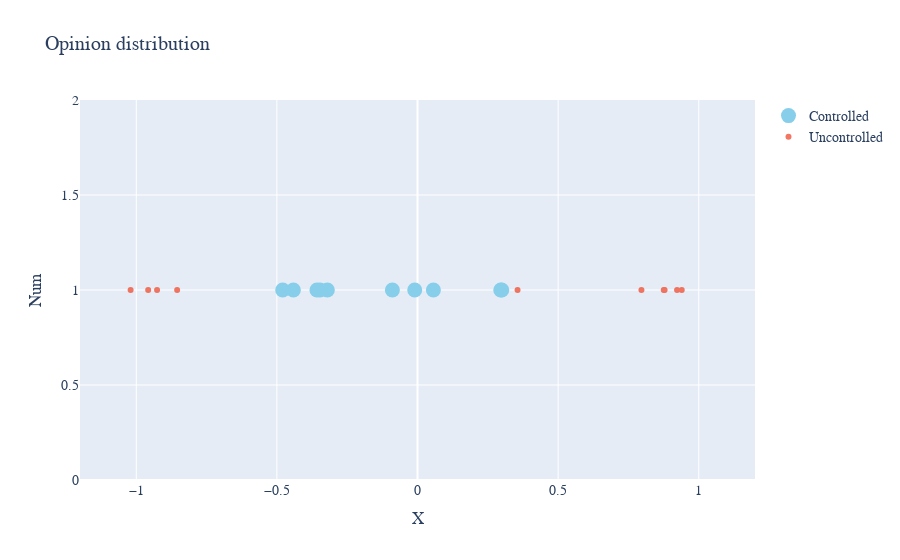

Notebook cell for this chart:
### Code cell
fig = make_subplots(rows=1, cols=1)
fig.add_trace(go.Scatter(x=c_xs[:, -1].flatten(), y=np.ones(eq.var_dim-1),
                         mode='markers',
                         name="Controlled", marker=dict(color='SkyBlue', size=15)), row=1, col=1)
fig.add_trace(go.Scatter(x=uc_xs[:, -1].flatten(), y=np.ones(eq.var_dim-1),
                         mode='markers',
                         name="Uncontrolled", opacity=0.8), row=1, col=1)
fig.update_layout(
    title="Opinion distribution",
    xaxis_title="X",
    yaxis_title="Num",
    xaxis_range=[-1.2,1.2],
    font=dict(
        family="Courier New, monospace",
        size=14
    )
)
fig.show()

### Figure 1 — Plotly figure (JSON) as saved in the notebook; plotly's stock layout.template omitted (floating-point values rounded to 4 significant figures)
{"data": [{"marker": {"color": "SkyBlue", "size": 15}, "mode": "markers", "name": "Controlled", "type": "scatter", "x": [-0.3205, -0.00988, -0.4793, -0.3465, 0.296, 0.05653, -0.4414, -0.08925, 0.2996, -0.3575], "xaxis": "x", "y": [1, 1, 1, 1, 1, 1, 1, 1, 1, 1], "yaxis": "y"}, {"mode": "markers", "name": "Uncontrolled", "opacity": 0.8, "type": "scatter", "x": [-0.926, -0.9577, -0.8546, -1.02, 0.8756, 0.9229, 0.3557, 0.7962, 0.9394, 0.8786], "xaxis": "x", "y": [1, 1, 1, 1, 1, 1, 1, 1, 1, 1], "yaxis": "y"}], "layout": {"font": {"family": "Courier New, monospace", "size": 14}, "title": {"text": "Opinion distribution"}, "xaxis": {"anchor": "y", "domain": [0, 1], "range": [-1.2, 1.2], "title": {"text": "X"}}, "yaxis": {"anchor": "x", "domain": [0, 1], "title": {"text": "Num"}}}}
